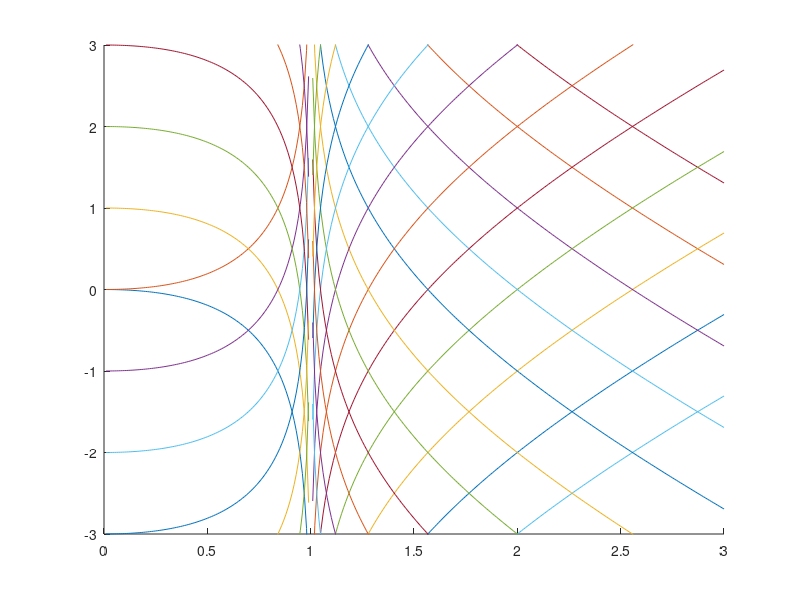

Recreate this plot in MATLAB.
% Schwarz.m

clear
format compact
close all

r = 0.01:0.01:1;

figure(1)
axis([0 3 -3 3])
hold on
for loop = 0:5
    
    const = loop;
    
    ct = r +log(abs(r-1)) + const;
    plot(r,ct)
    ct = -(r +log(abs(r-1)) + const);
    plot(r,ct)
    
    
    
end

%keyboard

clear r
r = 1:0.01:3;

for loop = -5:5
    
    const = loop;
    
    ct = r +log(abs(r-1)) + const;
    plot(r,ct)
    ct = -(r +log(abs(r-1)) + const);
    plot(r,ct)
    
    
    
end

hold off

set(gcf,'Color','white')

print -dtiff -r600 Schwarz